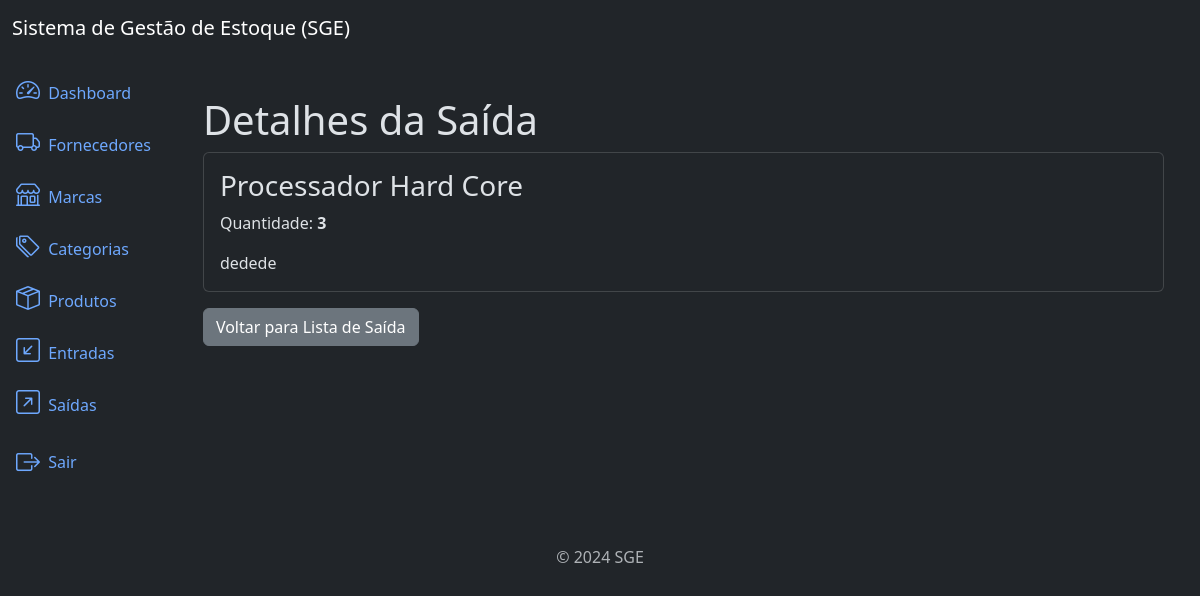
The page /outflows/28/detail/ (signed in) on the database its author committed.
### outflows/models.py (models this page shows, shortened)
class Outflow(models.Model):
    product = models.ForeignKey(Product, on_delete=models.PROTECT, related_name='outflows')
    quantity = models.IntegerField()
    description = models.TextField(null=True, blank=True)
    created_at = models.DateTimeField(auto_now_add=True)
    updated_at = models.DateTimeField(auto_now=True)
    class Meta:
        ordering = ['-created_at']

### products/models.py (models this page shows)
class Product(models.Model):
    title = models.CharField(max_length=500)
    category = models.ForeignKey(Category, on_delete=models.PROTECT, related_name='products')
    brand = models.ForeignKey(Brand, on_delete=models.PROTECT, related_name='products')
    description = models.TextField(null=True, blank=True)
    serie_number = models.CharField(max_length=200, null=True, blank=True)
    cost_price = models.DecimalField(max_digits=20, decimal_places=2)
    selling_price = models.DecimalField(max_digits=20, decimal_places=2)
    quantity = models.IntegerField(default=0)
    created_at = models.DateTimeField(auto_now_add=True)
    updated_at = models.DateTimeField(auto_now=True)
    class Meta:
        ordering = ['title']
    def __str__(self):
        return self.title

### outflows/views.py (the view)
# urls.py: path('outflows/<int:pk>/detail/', OutflowDetailView.as_view(), name='outflow_detail'),
class OutflowDetailView(LoginRequiredMixin, PermissionRequiredMixin, DetailView):
    model = Outflow
    template_name = 'outflow_detail.html'
    permission_required = 'outflows.view_outflow'

### outflows/templates/outflow_detail.html
{% extends 'base.html' %}
{% block content %}
<div class="container mt-4">
    <h3 class="display-6">Detalhes da Saída</h3>
    <div class="card">
        <div class="card-body">
            <h3 class="card-title">
                {{ object.product }}
            </h3>
            <p class="card-text">
                Quantidade: <strong>{{ object.quantity }}</strong>
            </p>
            <p class="card-text">
                {{ object.description }}
            </p>
        </div>
    </div>
    <a href="{% url 'outflow_list' %}" class="btn btn-secondary mt-3">Voltar para Lista de Saída</a>
</div>
{% endblock %}

### rows shown on the page
Outflow: product "Processador Hard Core", quantity "3", description "dedede"
